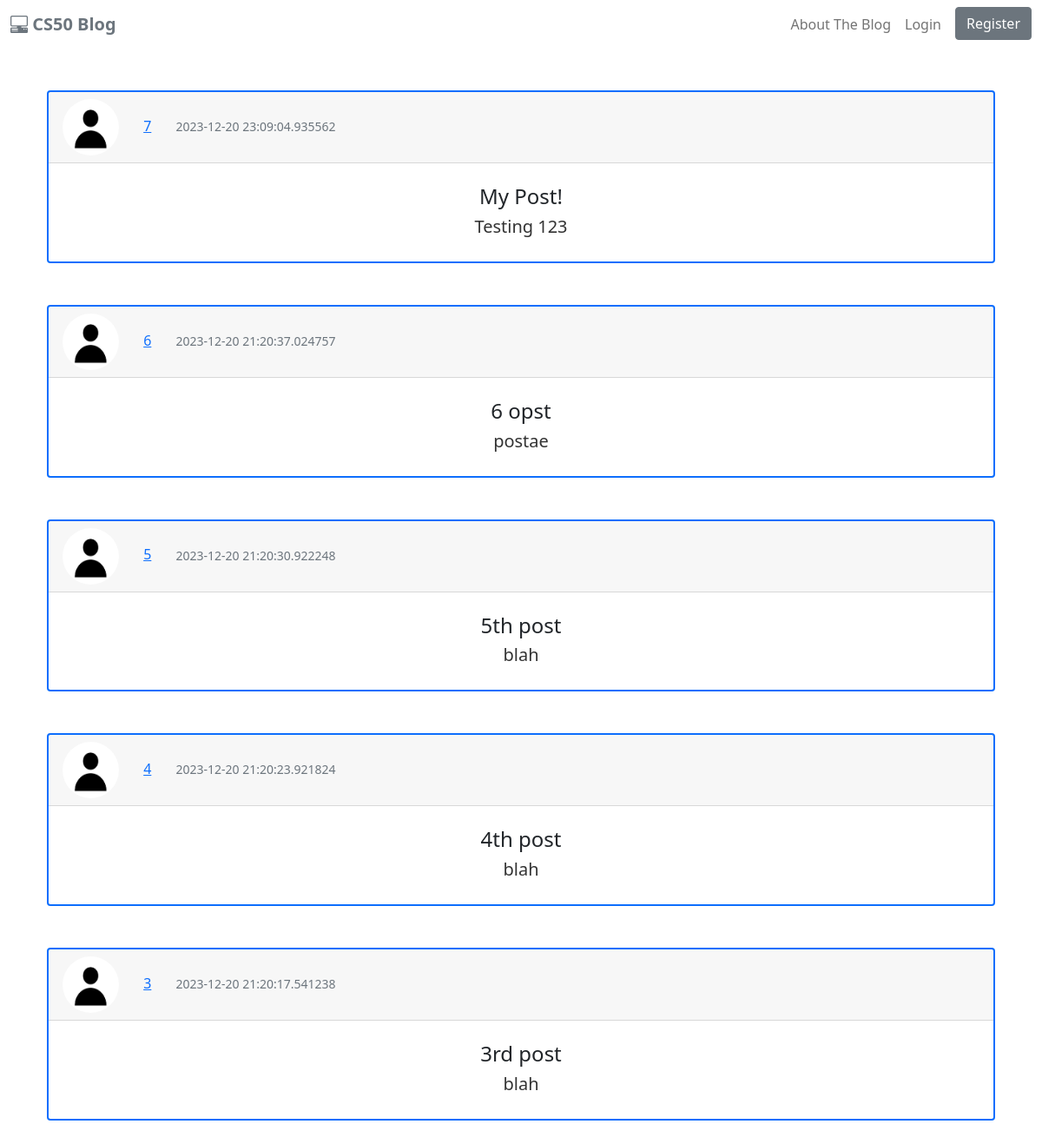
Page /home on the earlier database version.
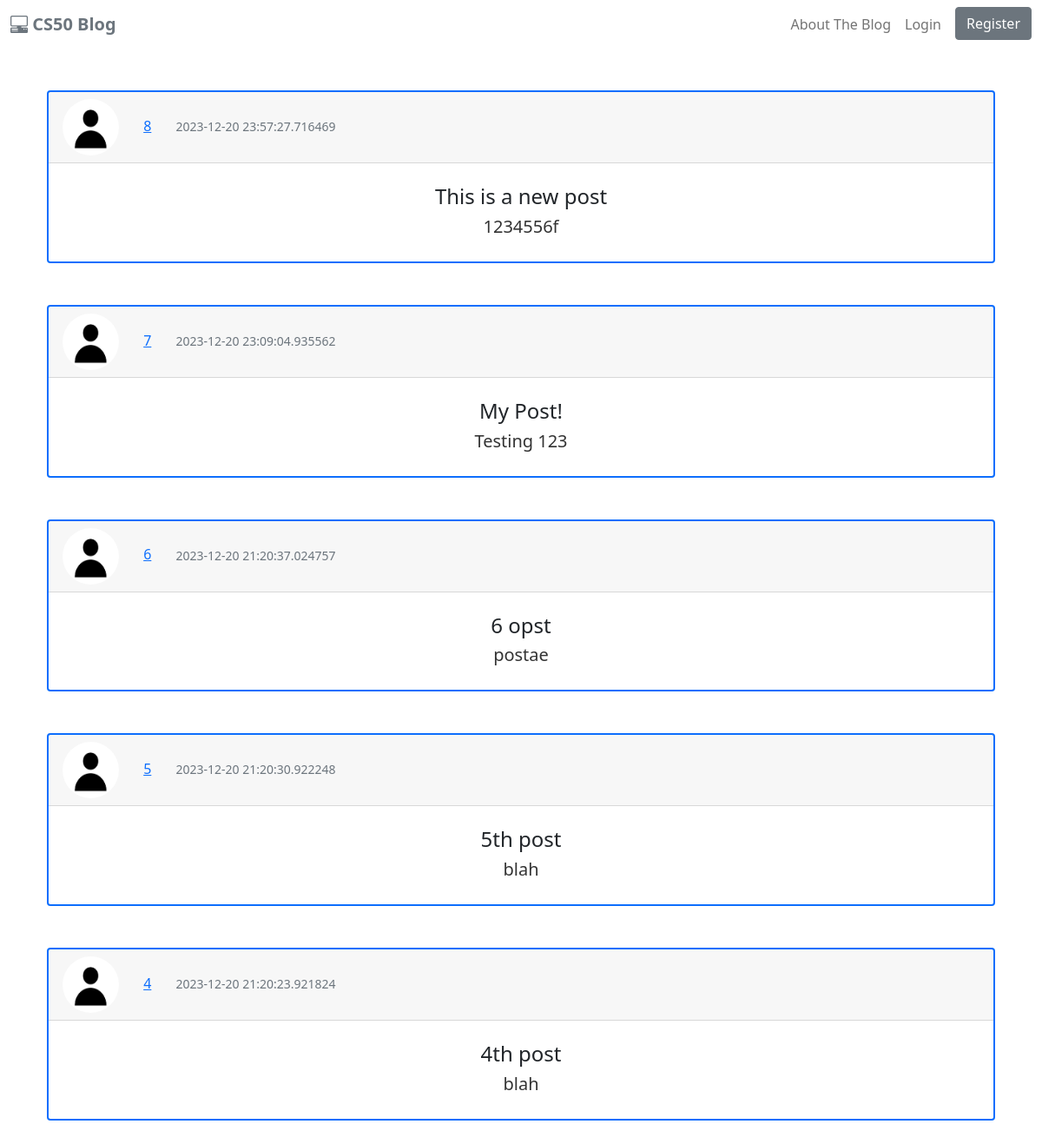
Same page on the later database version.
### cs50blog/models.py (models this page shows, shortened)
class Post(db.Model):
    id = db.Column(db.Integer, primary_key=True)
    title = db.Column(db.String(120), nullable=False)
    date_posted = db.Column(db.DateTime, nullable=False, default=datetime.utcnow)
    content = db.Column(db.Text, nullable=False)
    user_id = db.Column(db.Integer, db.ForeignKey('user.id'), nullable=False)

### cs50blog/routes.py (the view)
@app.route("/")
@app.route("/home")
def index():
    page = request.args.get('page', 1, type=int)
    posts = Post.query.order_by(Post.date_posted.desc()).paginate(page=page, per_page=5)
    return render_template("index.html", posts=posts)

### cs50blog/templates/index.html
{% extends "layout.html" %}
{% block main %}
    {% for post in posts %}
        <div class="container-lg my-5">
            <div class="card border-primary border-2">
                <div class="card-header text-primary">
                    <img src="{{ url_for('static', filename='profile_pics/default.jpg') }}" class="rounded-circle article-img">
                    <a href="#" class="mx-4">{{ post.id }}</a>
                    <small class="text-muted">{{ post.date_posted }}</small>
                </div>
                <div class="card-body text-center py-4">
                    <h4 class="card-title">{{ post.title }}</h4>
                    <p class="lead card-subtitle">{{ post.content }}</p>
                </div>
            </div>
        </div>
    {% endfor %}
{% endblock %}

### cs50blog/templates/layout.html (shortened to what this page needs)
<!DOCTYPE html>
<html lang="en">
    <head>
        <link href="https://cdn.jsdelivr.net/npm/bootstrap@5.0.2/dist/css/bootstrap.min.css" rel="stylesheet">
        <link rel="stylesheet" type="text/css" href="{{ url_for('static', filename='main.css') }}">
        <link rel="stylesheet" href="https://cdn.jsdelivr.net/npm/bootstrap-icons@1.11.1/font/bootstrap-icons.css">
    </head>
    <body>
        <nav class="navbar navbar-expand-md navbar-light">
            <div class="container-xxl">
                <a href="{{ url_for('index') }}" class="navbar-brand">
                    <span class="fw-bold text-secondary">
                        <i class="bi bi-pc-display-horizontal"></i>
                        CS50 Blog
                    </span>
                </a>
                <div class="collapse navbar-collapse justify-content-end align-center" id="main-nav">
                    <ul class="navbar-nav">
                        <li class="nav-item">
                            <a href="{{ url_for('about') }}" class="nav-link">About The Blog</a>
                        </li>
                        {% if current_user.is_authenticated %}
                            <li class="nav-item">
                                <a href="{{ url_for('account') }}" class="nav-link">Account</a>
                            </li>
                            <li class="nav-item">
                                <a href="{{ url_for('new_post') }}" class="nav-link">New Post</a>
                            </li>
                            <li class="nav-item">
                                <a href="{{ url_for('logout') }}" class="nav-link">Logout</a>
                            </li>
                        {% else %}
                            <li class="nav-item">
                                <a href="{{ url_for('login') }}" class="nav-link">Login</a>
                            </li>
                            <li class="nav-item ms-2">
                                <a href="{{ url_for('register') }}" class="btn btn-secondary">Register</a>
                            </li>
                        {% endif %}
                    </ul>
                </div>
            </div>
        </nav>
        <div class="container">
            {% block main %}{% endblock %}
        </div>
    </body>
</html>

### cs50blog/static/main.css (style rules this page uses)
.article-img { height: 65px; width: 65px; }
p { color: #333; line-height: 1.6; }

Differences in the rows shown:
no longer on this page (row unchanged): Post: id "3", date_posted "2023-12-20 21:20:17.541238", title "3rd post", content "blah"
added Post: id "8", date_posted "2023-12-20 23:57:27.716469", title "This is a new post", content "1234556f"
